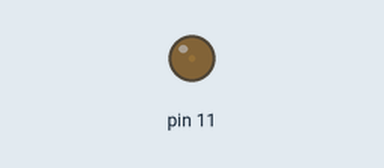
Bench run of a sketch on a simulated Arduino Uno, built with avr-gcc and run on an emulated ATmega328P. Parts: output pins drawn as LEDs (lit = HIGH).

Above: at 0.05 s.
At 1.15 s:
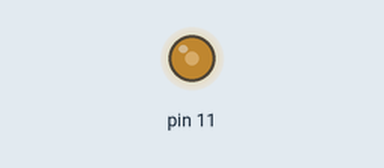
At 2.3 s:
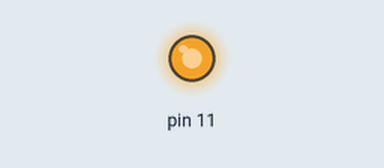
At 4.55 s:
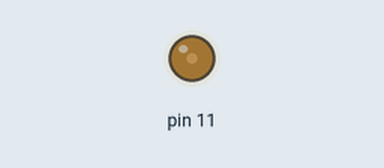
Timing chart, 0 to 6.6 s (numbered marks = the images above):
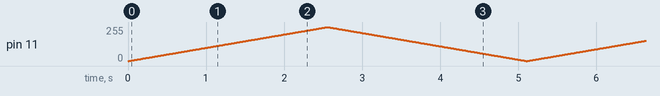

The sketch:

ex5.ino
```cpp
void setup() {
  pinMode(11, OUTPUT);

}

void loop() {
  for (int i =0; i< 255; i++){
    analogWrite(11,i);
    delay(10);
  }
  for (int i =255; i> 0; i--){
    analogWrite(11,i);
    delay(10);
  }

}
```
